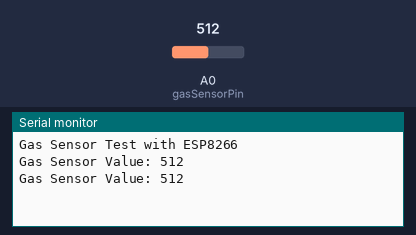
This sketch was run on a simulated Arduino Uno, built with avr-gcc and run on an emulated ATmega328P. Parts: the last lines printed to the serial monitor. The test bench sets the inputs (shaded band); at power-on: A0 (gasSensorPin) = 512.

Above: at 1.8 s.
1.9 s: A0 (gasSensorPin) set to 716
At 2.3 s:
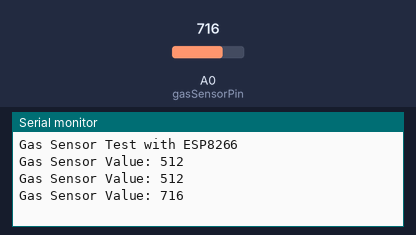
3.4 s: A0 (gasSensorPin) set to 900
At 4.8 s:
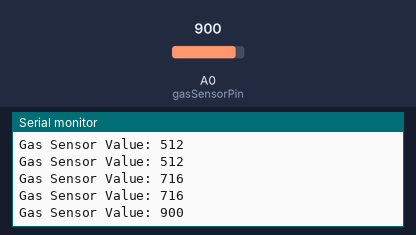
Timing chart, 0 to 6.4 s (numbered marks = the images above; inputs shaded):
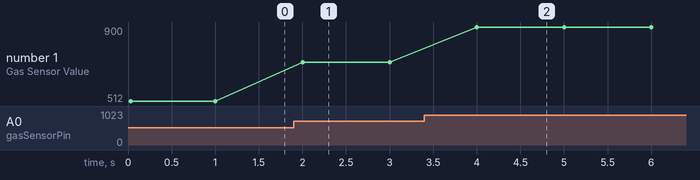

The sketch:

gase_sensor_basic.ino
```cpp
// Define the analog pin where the sensor is connected
const int gasSensorPin = A0;

void setup() {
  // Initialize Serial communication
  Serial.begin(9600);
  Serial.println("Gas Sensor Test with ESP8266");
}

void loop() {
  // Read the analog value from the sensor
  int sensorValue = analogRead(gasSensorPin);

  // Print the sensor value to the Serial Monitor
  Serial.print("Gas Sensor Value: ");
  Serial.println(sensorValue);

  // Add a delay for stability
  delay(1000); // Wait for 1 second before the next reading
}
```

Measured:
- after the input at 1.9 s, the serial monitor: prints a new line after 0.10 s (image 1)
- after the input at 3.4 s, the serial monitor: prints a new line after 0.60 s (image 2)
- plotted number 1: 512 → 716 after the input at 1.9 s, 716 → 900 after the input at 3.4 s
